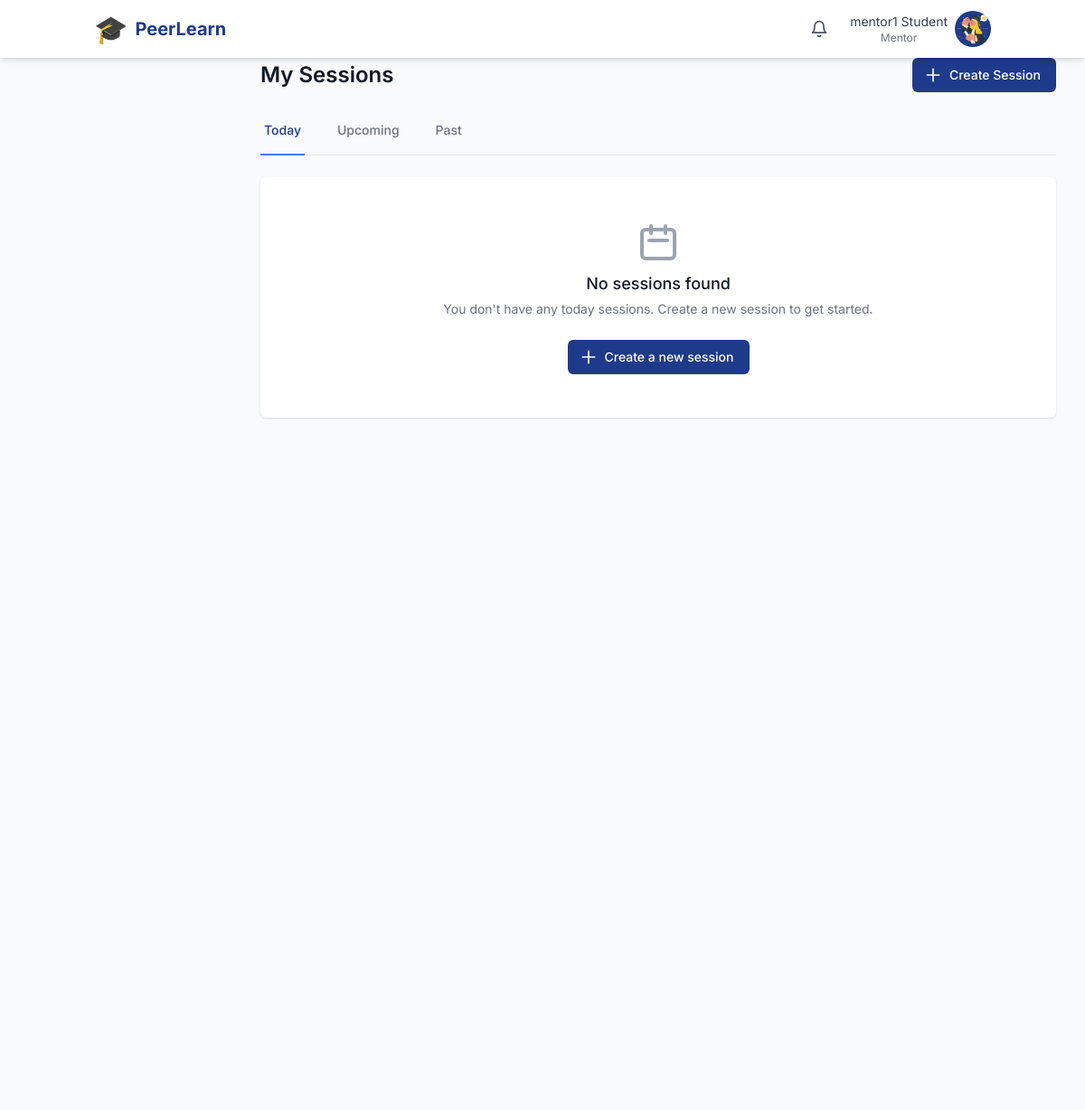
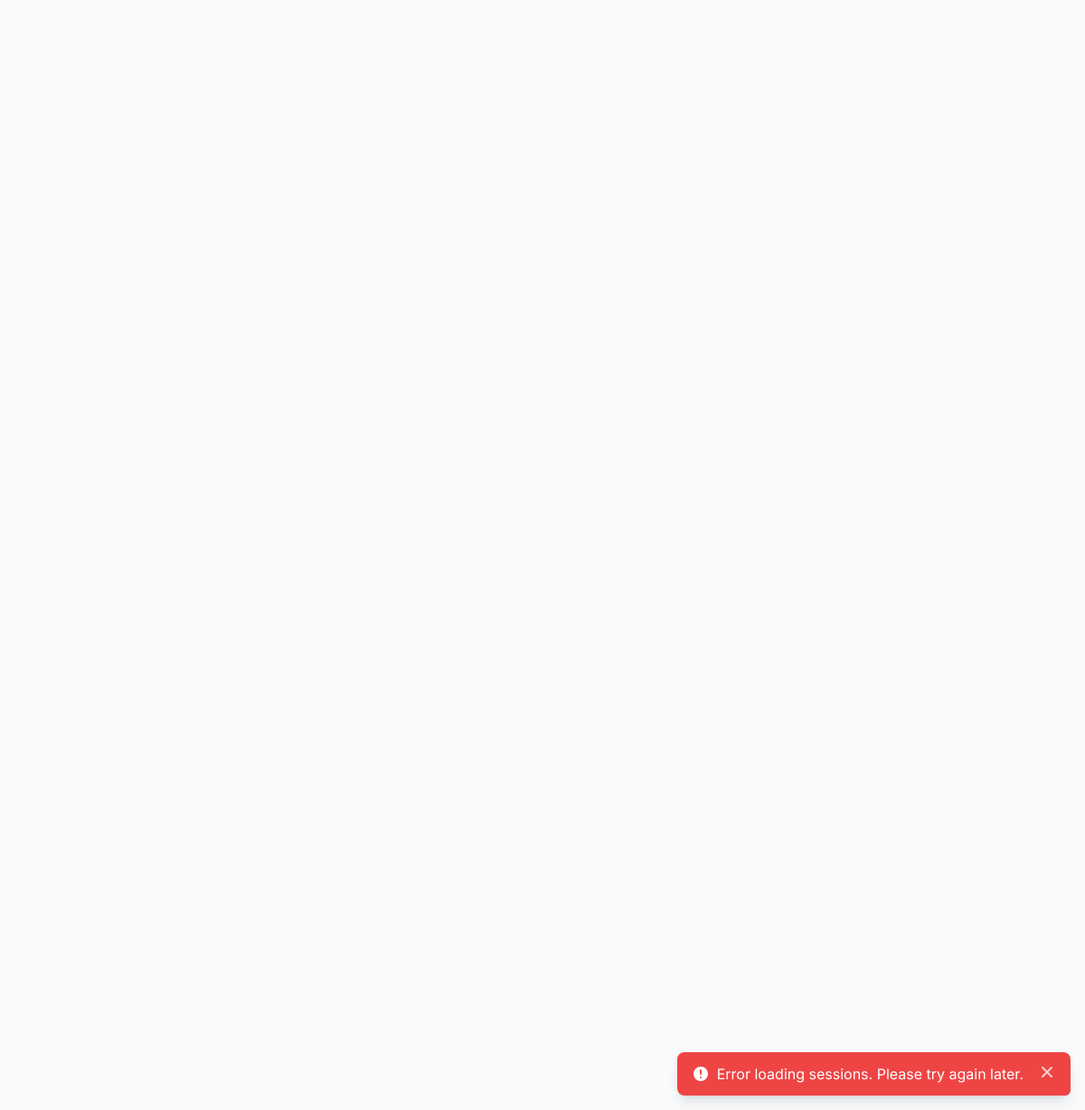
The app's page /users/dashboard/mentor/sessions/ (signed in) with its own data (2 pictures, top to bottom).
### apps/users/models.py (models this page shows, shortened)
class CustomUser(AbstractUser):
    LEARNER = 'learner'
    MENTOR = 'mentor'
    ADMIN = 'admin'
    ROLE_CHOICES = [
        (LEARNER, _('Learner')),
        (MENTOR, _('Mentor')),
        (ADMIN, _('Admin')),
    ]
    role = models.CharField(
        max_length=10,
        choices=ROLE_CHOICES,
        default=LEARNER,
        help_text=_('Designates the role of this user in the platform.')
    )
    profile_picture = models.ImageField(
        upload_to='profile_pictures/',
        blank=True,
        null=True
    )
    bio = models.TextField(
        blank=True,
        null=True,
        help_text=_('A brief description about the user.')
    )
    interests = models.JSONField(
        blank=True,
        null=True,
        help_text=_('Topics that the learner is interested in.')
    )
    career_goal = models.CharField(
        max_length=255,
        blank=True,
        null=True,
        help_text=_('Career goal of the learner.')
    )
    expertise = models.JSONField(
        blank=True,
        null=True,
        help_text=_('Areas of expertise for the mentor.')
    )
    skills = models.JSONField(
        blank=True,
        null=True,
        help_text=_('Skills that the mentor possesses.')
    )
    intro_video = models.URLField(
        blank=True,
        null=True,
        help_text=_('URL to an introduction video for the mentor.')
    )
    phone_number = models.CharField(
        max_length=15,
        blank=True,
        null=True,
        help_text=_('Contact phone number.')
    )
    date_updated = models.DateTimeField(
        auto_now=True,
        help_text=_('Date and time when the user profile was last updated.')
    )
    class Meta:
        verbose_name = _('User')
        verbose_name_plural = _('Users')
    @property
    def is_learner(self):
        return self.role == self.LEARNER
    @property
    def is_mentor(self):
        return self.role == self.MENTOR
    def get_dashboard_url(self):
        if self.is_learner:
            return '/users/dashboard/learner/'
        elif self.is_mentor:
            return '/users/dashboard/mentor/'
        elif self.is_admin_user:
            return '/admin/'
        return '/'

### apps/users/views.py (the view)
# urls.py: path('dashboard/mentor/sessions/', views.mentor_sessions, name='mentor_sessions'),
@login_required
def mentor_sessions(request):
    if not request.user.is_mentor:
        messages.error(request, 'Access denied.')
        return redirect(request.user.get_dashboard_url())
    from apps.learning_sessions.models import Session, Booking
    from django.utils import timezone
    from django.db import models
    import logging
    logger = logging.getLogger(__name__)
    logger.info(f"Loading sessions for mentor: {request.user.username} (ID: {request.user.id})")
    now = timezone.now()
    today = now.date()
    current_tab = request.GET.get('tab', 'today')
    logger.info(f"Current sessions tab: {current_tab}")
    try:
        today_sessions = Session.objects.filter(
            mentor=request.user,
            schedule__date=today,
            status__in=['scheduled', 'live']  # Use string literals instead of constants
        ).distinct().order_by('schedule')
        valid_today_sessions = []
        for session in today_sessions:
            session_end_time = session.schedule + timezone.timedelta(minutes=session.duration)
            if (session.status == 'live') or (session.status == 'scheduled' and session_end_time > now - timezone.timedelta(minutes=30)):
                valid_today_sessions.append(session)
        today_sessions = valid_today_sessions
        logger.info(f"Found {len(today_sessions)} valid sessions for today")
        upcoming_sessions = Session.objects.filter(
            mentor=request.user,
            schedule__date__gt=today,
            status='scheduled'  # Use string literal
        ).distinct().order_by('schedule')
        logger.info(f"Found {upcoming_sessions.count()} upcoming sessions")
        past_sessions = Session.objects.filter(
            models.Q(mentor=request.user, schedule__date__lt=today) |
            models.Q(mentor=request.user, status__in=['completed', 'cancelled'])  # Use string literals
        ).distinct().order_by('-schedule')[:20]  # Limit to most recent 20 past sessions
        logger.info(f"Found {len(past_sessions)} past sessions (limited to 20)")
        logger.info(f"Found {past_sessions.count()} past sessions")
        for session_list in [today_sessions, upcoming_sessions, past_sessions]:
            for session in session_list:
                session.confirmed_bookings_count = Booking.objects.filter(
                    session=session,
                    status='confirmed'  # Use string literal
                ).count()
                time_until_session = session.schedule - now
                session_end_time = session.schedule + timezone.timedelta(minutes=session.duration)
                session.can_go_live = (
                    session.status == 'scheduled' and
                    session_end_time > now
                )
                logger.info(f"Session {session.id}: Title={session.title}, Status={session.status}, Can Go Live={session.can_go_live}")
                session.is_live = (session.status == 'live')
                if session.status == 'scheduled':
                    session.time_until_start = max(time_until_session, timezone.timedelta(0))
                    total_seconds = int(session.time_until_start.total_seconds())
                    hours, remainder = divmod(total_seconds, 3600)
                    minutes, seconds = divmod(remainder, 60)
                    session.countdown_str = f"{hours:02d}:{minutes:02d}:{seconds:02d}"
                elif session.status == 'live':
                    session.time_since_start = now - session.schedule
                    session.time_remaining = max(timezone.timedelta(minutes=session.duration) - session.time_since_start,
                                              timezone.timedelta(0))
                    total_seconds = int(session.time_remaining.total_seconds())
                    hours, remainder = divmod(total_seconds, 3600)
                    minutes, seconds = divmod(remainder, 60)
                    session.countdown_str = f"{hours:02d}:{minutes:02d}:{seconds:02d}"
                session.can_edit = (
                    session.status == 'scheduled' and
                    (session.schedule - now) > timezone.timedelta(minutes=5)
                )
                if not hasattr(session, 'countdown_str'):
                    session.countdown_str = "00:00:00"
                if session.room_code:
                    session.room_url = f"/sessions/room/{session.room_code}/"
        if current_tab == 'today':
            for i, session in enumerate(today_sessions):
                logger.info(f"Today session {i+1}: ID={session.id}, Title={session.title}, Status={session.status}, Can Go Live={session.can_go_live}")
    except Exception as e:
        logger.error(f"Error loading sessions: {str(e)}", exc_info=True)
        messages.error(request, f"Error loading sessions. Please try again later.")
        today_sessions = []
        upcoming_sessions = []
        past_sessions = []
    context = {
        'active_tab': 'sessions',
        'sub_tab': current_tab,
        'today_sessions': today_sessions,
        'upcoming_sessions': upcoming_sessions,
        'past_sessions': past_sessions,
        'current_time': now.strftime('%Y-%m-%dT%H:%M:%S'),
        'today_date': today.strftime('%Y-%m-%d'),
        'has_any_sessions': bool(today_sessions or upcoming_sessions or past_sessions),
    }
    return render(request, 'mentors_dash/sessions.html', context)

### templates/mentors_dash/sessions.html (shortened to what this page needs)
{% extends 'dashboard_base.html' %}
{% load static %}
{% block content %}
<div x-data="sessionManager()" class="min-h-screen bg-gray-50 md:pl-64">
    <main>
        <div class="max-w-7xl mx-auto px-4 sm:px-6 md:px-8">
            <div class="flex items-center justify-between">
                <h1 class="text-2xl font-semibold text-gray-900">My Sessions</h1>
                <div class="hidden md:flex space-x-3">
                    <a href="{% url 'users:mentor_create_advanced_session' %}" class="inline-flex items-center px-4 py-2 border border-transparent rounded-md shadow-sm text-sm font-medium text-white bg-primary-600 hover:bg-primary-700 focus:outline-none focus:ring-2 focus:ring-offset-2 focus:ring-primary-500 transition duration-150 ease-in-out transform hover:scale-105">
                        <svg class="-ml-1 mr-2 h-5 w-5" xmlns="http://www.w3.org/2000/svg" fill="none" viewBox="0 0 24 24" stroke="currentColor">
                            <path stroke-linecap="round" stroke-linejoin="round" stroke-width="2" d="M12 4v16m8-8H4" />
                        </svg>
                        Create Session
                    </a>
                </div>
            </div>
        </div>
        <div class="max-w-7xl mx-auto px-4 sm:px-6 md:px-8">
            <div class="mt-4">
                <div class="hidden sm:block">
                    <div class="border-b border-gray-200">
                        <nav class="-mb-px flex space-x-8" aria-label="Tabs">
                            <a href="{% url 'users:mentor_sessions' %}?tab=today"
                               data-tab="today"
                               id="tab-today"
                               class="sub-tab {% if sub_tab == 'today' %}border-primary-500 text-primary-600 active{% else %}border-transparent text-gray-500 hover:text-gray-700 hover:border-gray-300{% endif %} whitespace-nowrap py-4 px-1 border-b-2 font-medium text-sm">
                                Today
                            </a>
                            <a href="{% url 'users:mentor_sessions' %}?tab=upcoming"
                               data-tab="upcoming"
                               id="tab-upcoming"
                               class="sub-tab {% if sub_tab == 'upcoming' %}border-primary-500 text-primary-600 active{% else %}border-transparent text-gray-500 hover:text-gray-700 hover:border-gray-300{% endif %} whitespace-nowrap py-4 px-1 border-b-2 font-medium text-sm">
                                Upcoming
                            </a>
                            <a href="{% url 'users:mentor_sessions' %}?tab=past"
                               data-tab="past"
                               id="tab-past"
                               class="sub-tab {% if sub_tab == 'past' %}border-primary-500 text-primary-600 active{% else %}border-transparent text-gray-500 hover:text-gray-700 hover:border-gray-300{% endif %} whitespace-nowrap py-4 px-1 border-b-2 font-medium text-sm">
                                Past
                            </a>
                        </nav>
                    </div>
                </div>
            </div>
            <div class="mt-6" x-data="sessionManager()">
                {% if not has_any_sessions %}
                    <div class="col-span-1 md:col-span-2 lg:col-span-3 text-center py-12 bg-white shadow rounded-md">
                        <svg class="mx-auto h-12 w-12 text-gray-400" xmlns="http://www.w3.org/2000/svg" fill="none" viewBox="0 0 24 24" stroke="currentColor">
                            <path stroke-linecap="round" stroke-linejoin="round" stroke-width="2" d="M8 7V3m8 4V3m-9 8h10M5 21h14a2 2 0 002-2V7a2 2 0 00-2-2H5a2 2 0 00-2 2v12a2 2 0 002 2z" />
                        </svg>
                        <h3 class="mt-2 text-lg font-medium text-gray-900">No sessions found</h3>
                        <p class="mt-1 text-sm text-gray-500">You don't have any {{ sub_tab }} sessions. Create a new session to get started.</p>
                        <div class="mt-6">
                            <a href="{% url 'users:mentor_create_advanced_session' %}" class="inline-flex items-center px-4 py-2 border border-transparent shadow-sm text-sm font-medium rounded-md text-white bg-primary-600 hover:bg-primary-700 focus:outline-none focus:ring-2 focus:ring-offset-2 focus:ring-primary-500 transition duration-150 ease-in-out">
                                <svg class="-ml-1 mr-2 h-5 w-5" xmlns="http://www.w3.org/2000/svg" fill="none" viewBox="0 0 24 24" stroke="currentColor">
                                    <path stroke-linecap="round" stroke-linejoin="round" stroke-width="2" d="M12 4v16m8-8H4" />
                                </svg>
                                Create a new session
                            </a>
                        </div>
                    </div>
                {% endif %}
            </div>
        </div>
    </main>
</div>
{% endblock %}

### templates/includes/dashboard_header.html (shortened to what this page needs)
<header class="bg-white shadow-md sticky top-0 z-30" x-data="{ mobileMenuOpen: false, profileMenuOpen: false, notificationsOpen: false }">
    <div class="container mx-auto px-4 py-3">
        <div class="flex items-center justify-between">
            <div class="flex-shrink-0">
                <a href="{{ user.get_dashboard_url }}" class="flex items-center space-x-2">
                    <span class="text-3xl">🎓</span>
                    <span class="text-xl font-bold text-primary-600 hidden sm:inline-block">PeerLearn</span>
                </a>
            </div>
            <div class="flex items-center space-x-4">
                {% if user.is_authenticated %}
                    <div class="relative" x-data="{ notificationCount: 0 }" x-init="connectNotificationWebSocket && connectNotificationWebSocket()">
                        <button
                            @click="notificationsOpen = !notificationsOpen"
                            class="p-2 text-gray-600 hover:text-primary-600 hover:bg-gray-100 rounded-full relative focus:outline-none"
                            aria-label="View notifications"
                        >
                            <i data-feather="bell" class="w-5 h-5"></i>
                        </button>
                    </div>
                    <div class="relative">
                        <button
                            @click="profileMenuOpen = !profileMenuOpen"
                            class="flex items-center space-x-2 focus:outline-none"
                            aria-label="Open user menu"
                        >
                            <span class="hidden sm:block">
                                <div class="text-sm text-gray-700">{{ user.get_full_name|default:user.username }}</div>
                                <div class="text-xs text-gray-500">{{ user.get_role_display }}</div>
                            </span>
                            <div class="h-10 w-10 rounded-full bg-primary-600 text-white flex items-center justify-center overflow-hidden">
                                {% if user.profile_picture %}
                                    <img src="{{ user.profile_picture.url }}" alt="Profile" class="h-full w-full object-cover">
                                {% else %}
                                    {{ user.username|first|upper }}
                                {% endif %}
                            </div>
                        </button>
                    </div>
                {% else %}
                    <a href="{% url 'users:login' %}" class="text-primary-600 hover:text-primary-800 font-medium">Login</a>
                    <a href="{% url 'users:auth_selector' %}" class="bg-primary-600 text-white hover:bg-primary-700 px-4 py-2 rounded-lg font-medium transition-colors">
                        Sign Up
                    </a>
                {% endif %}
            </div>
        </div>
    </div>
</header>

### templates/dashboard_base.html (style rules this page uses)
html { scroll-behavior: smooth; }
body { font-family: 'Inter', sans-serif; }

### records on screen
CustomUser: get_full_name "mentor1 Student", role "Mentor", profile_picture (picture)

### other values on screen
{{ sub_tab }} "today"
